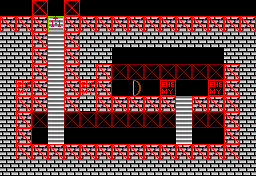

The image is a tile-based game level rendered from a .tmx file. Its description and complete source (layers, tilesets, objects, tile grids) follow:
An orthogonal 16x11 tile map with 16x16 px tiles, 1 tile layer (Tiles), 1 image layer.

<map version="1.2" tiledversion="1.2.4" orientation="orthogonal" renderorder="right-down" width="16" height="11" tilewidth="16" tileheight="16" infinite="0" nextlayerid="4" nextobjectid="1">
 <tileset firstgid="1" source="../../../Tiled Resources/MapTileset.tsx" />
 <imagelayer id="2" name="Background" locked="1">
  <image source="../BasementBackground.png" width="256" height="176" />
 </imagelayer>
 <layer id="1" name="Tiles" width="16" height="11">
  <data encoding="csv">
0,0,9,0,9,0,0,0,0,0,0,0,0,0,0,0,
9,9,9,59,9,9,9,9,9,9,9,9,9,9,9,9,
0,0,9,0,9,0,0,0,0,0,0,0,0,0,0,0,
0,0,9,0,9,0,0,0,0,0,0,0,0,0,0,0,
0,0,9,0,9,0,9,16,16,16,16,16,16,16,9,0,
0,1,9,0,9,1,9,0,20,0,1,0,0,1,9,0,
0,9,9,0,9,0,9,9,9,9,9,0,9,9,9,0,
0,9,16,0,16,16,16,16,16,16,16,0,16,16,9,0,
0,9,0,0,0,0,0,0,0,0,0,0,0,0,9,0,
0,9,9,9,9,9,9,9,9,9,9,9,9,9,9,0,
0,0,0,0,0,0,0,0,0,0,0,0,0,0,0,0
</data>
 </layer>
</map>
